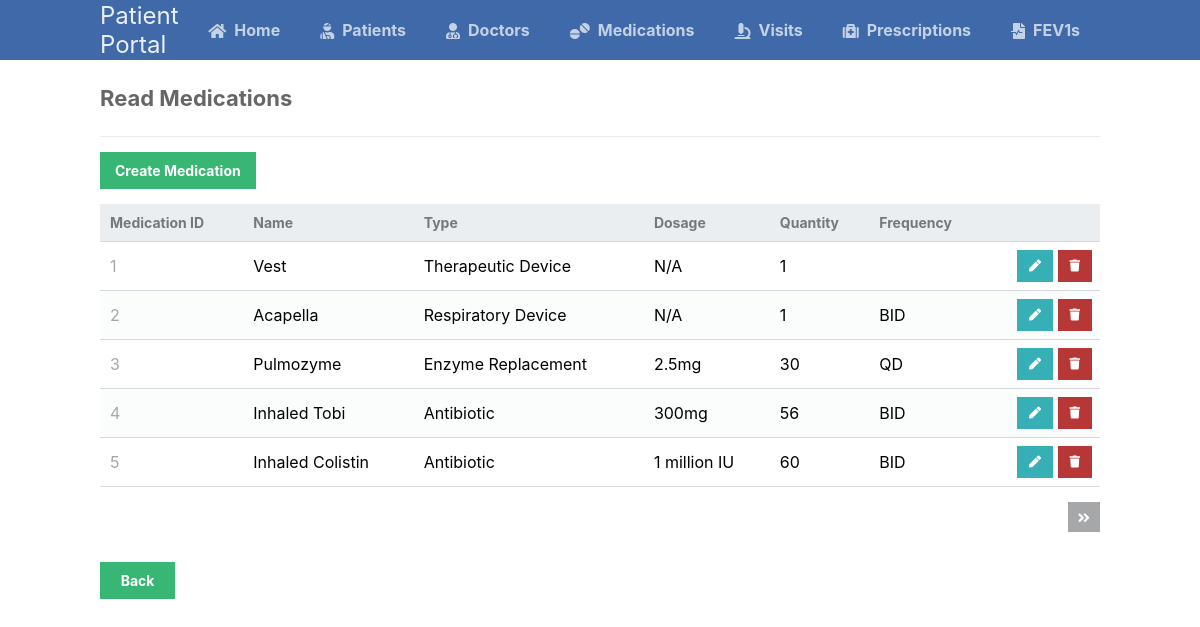
The page /scripts/medications_table/medications_read.php on the database its author committed.
### tables this page shows
CREATE TABLE medications (
	medication_id INT AUTO_INCREMENT NOT NULL UNIQUE,
	medication_name VARCHAR(100) NOT NULL,
	medication_type VARCHAR(255),
	medication_dosage VARCHAR(255) NOT NULL,
	medication_quantity INT NOT NULL,
	medication_frequency CHAR(3) CHECK (medication_frequency IN ("QD", "BID", "TID", "QHS", "N/A")), 
	PRIMARY KEY (medication_id)
);

### scripts/medications_table/medications_read.php (the view, shortened to what this page needs)
<?php
@include_once (APP_ROOT.APP_FOLDER_NAME . '/scripts/functions.php');
$pdo = pdo_connect_mysql();
$page = isset($_GET['page']) && is_numeric($_GET['page']) ? (int)$_GET['page'] : 1;
$records_per_page = 5;
$stmt = $pdo->prepare('SELECT * FROM medications ORDER BY medication_id LIMIT :current_page, :record_per_page');
$stmt->bindValue(':current_page', ($page-1)*$records_per_page, PDO::PARAM_INT);
$stmt->bindValue(':record_per_page', $records_per_page, PDO::PARAM_INT);
$stmt->execute();
$medications = $stmt->fetchAll(PDO::FETCH_ASSOC);
$num_medications = $pdo->query('SELECT COUNT(*) FROM medications')->fetchColumn();
?>
<?=template_header('Read')?>
<div class="content read">
	<h2>Read Medications</h2>
	<a href="medications_create.php" class="create-contact">Create Medication</a>
	<table>
        <thead>
            <tr>
                <td>Medication ID</td>
                <td>Name</td>
                <td>Type</td>
                <td>Dosage</td>
                <td>Quantity</td>
                <td>Frequency</td>
                <td></td>
            </tr>
        </thead>
        <tbody>
            <?php foreach ($medications as $medication): ?>
            <tr>
                <td><?=$medication['medication_id']?></td>
                <td><?=$medication['medication_name']?></td>
                <td><?=$medication['medication_type']?></td>
                <td><?=$medication['medication_dosage']?></td>
                <td><?=$medication['medication_quantity']?></td>
                <td><?=$medication['medication_frequency']?></td>
                <td class="actions">
                    <a href="medications_update.php?medication_id=<?=$medication['medication_id']?>" class="edit"><i class="fas fa-pen fa-xs"></i></a>
                    <a href="medications_delete.php?medication_id=<?=$medication['medication_id']?>" class="trash"><i class="fas fa-trash fa-xs"></i></a>
                </td>
            </tr>
            <?php endforeach; ?>
        </tbody>
    </table>
	<div class="pagination">
		<?php if ($page*$records_per_page < $num_medications): ?>
		<a href="medications_read.php?page=<?=$page+1?>"><i class="fas fa-angle-double-right fa-sm"></i></a>
		<?php endif; ?>
	</div>
    <a class="back" href="..\landingPage.php">Back</a>
</div>
<?=template_footer()?>

### styles/style.css (style rules this page uses)
* { box-sizing: border-box; font-family: -apple-system, BlinkMacSystemFont, "segoe ui", roboto, oxygen, ubuntu, cantarell, "fira sans", "droid sans", "helvetica neue", Arial, sans-serif; font-size: 16px; -webkit-font-smoothing: antialiased; -moz-osx-font-smoothing: grayscale; }
body { background-color: #FFFFFF; margin: 0; }
.content { width: 1000px; margin: 0 auto; }
.content h2 { margin: 0; padding: 25px 0; font-size: 22px; border-bottom: 1px solid #ebebeb; color: #666666; }
.read .create-contact { display: inline-block; text-decoration: none; background-color: #38b673; font-weight: bold; font-size: 14px; color: #FFFFFF; padding: 10px 15px; margin: 15px 0; }
.read .pagination { display: flex; justify-content: flex-end; }
.read .pagination a { display: inline-block; text-decoration: none; background-color: #a5a7a9; font-weight: bold; color: #FFFFFF; padding: 5px 10px; margin: 15px 0 15px 5px; }
.read table { width: 100%; padding-top: 30px; border-collapse: collapse; }
.read table thead { background-color: #ebeef1; border-bottom: 1px solid #d3dae0; }
.read table thead td { padding: 10px; font-weight: bold; color: #767779; font-size: 14px; }
.read table tbody tr { border-bottom: 1px solid #d3dae0; }
.read table tbody tr:nth-child(even) { background-color: #fbfcfc; }
.read table tbody tr td { padding: 10px; }
.read table tbody tr td:nth-child(1) { color: #a5a7a9; }
.read table tbody tr td.actions { padding: 8px; text-align: right; }
.read table tbody tr td.actions .edit, .read table tbody tr td.actions .trash { display: inline-flex; text-align: right; text-decoration: none; color: #FFFFFF; padding: 10px 12px; }
.read table tbody tr td.actions .trash { background-color: #b73737; }
.read table tbody tr td.actions .edit { background-color: #37afb7; }
.back { display: block; background-color: #38b673; border: 0; font-weight: bold; font-size: 14px; color: #FFFFFF; cursor: pointer; width: 75px; margin-top: 15px; text-align: center; padding: 10px; text-decoration: none; }

### rows shown on the page
medications: medication_id "1", medication_name "Vest", medication_type "Therapeutic Device", medication_dosage "N/A", medication_quantity "1"
medications: medication_id "2", medication_name "Acapella", medication_type "Respiratory Device", medication_dosage "N/A", medication_quantity "1", medication_frequency "BID"
medications: medication_id "3", medication_name "Pulmozyme", medication_type "Enzyme Replacement", medication_dosage "2.5mg", medication_quantity "30", medication_frequency "QD"
medications: medication_id "4", medication_name "Inhaled Tobi", medication_type "Antibiotic", medication_dosage "300mg", medication_quantity "56", medication_frequency "BID"
medications: medication_id "5", medication_name "Inhaled Colistin", medication_type "Antibiotic", medication_dosage "1 million IU", medication_quantity "60", medication_frequency "BID"
